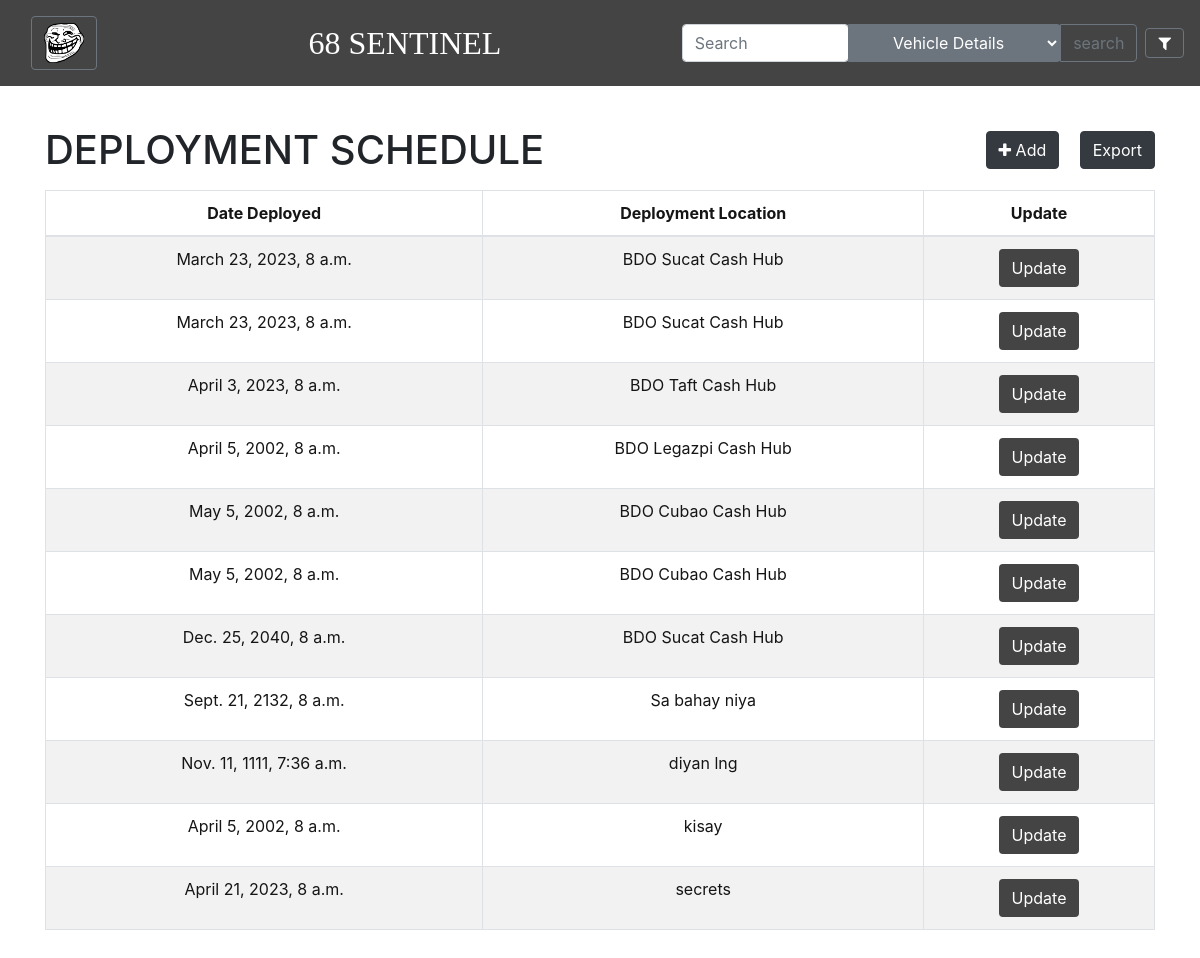
Screenshot of /DeploymentPage with the database file from the repository.
### FMSApp/models.py (models this page shows, shortened)
class InputDeploymentSched(models.Model):
    PlateNumber = models.ForeignKey(
        InputVDetail, on_delete=models.CASCADE, blank=True, null=True)
    Date = models.DateTimeField(default=now)
    DeploymentLocation = models.CharField(max_length=100)
    objects = models.Manager()

### FMSApp/views.py (the view)
# urls.py: path('DeploymentPage', views.DeploymentPage, name='DeploymentPage'),
def DeploymentPage(request):
    deployments = InputDeploymentSched.objects.all()
    return render(request, "FMSApp/DeploymentPage.html", {"deployments": deployments})

### FMSApp/templates/FMSApp/DeploymentPage.html
{% extends "FMSApp/base.html" %}
{% load static %}
{% block content %}
<div class="container py-4">
    <div class="d-flex justify-content-between align-items-center mb-3">
        <h1 class="text-center mb-0">DEPLOYMENT SCHEDULE</h1>
        <div>
            <a class="btn btn-dark mr-3" href="{% url 'Input_Deployment' %}">
                <i class="fa fa-plus"></i> Add
            </a>
            <a class="btn btn-dark" style="color:white" href="{% url 'exportDeployment' %}"> Export </a>
        </div>
    </div>
    <table class="table table-bordered table-striped table-hover text-center" style="color:rgb(21, 21, 21);">
        <thead>
            <tr>
                <th>Date Deployed</th>
                <th>Deployment Location</th>
                <th>Update</th>
            </tr>
        </thead>
        <tbody>
            {% for deployment in deployments %}
            <tr>
                <td>{{ deployment.Date }}</td>
                <td>{{ deployment.DeploymentLocation }}</td>
                <td><a class ="btn" style="background-color: #444444;color: white;" href="{% url 'Update_Deployment' pk=deployment.pk %}">Update</a></td>
            </tr>
            {% endfor %}
        </tbody>
    </table>
</div>
{% endblock %}

### rows the page displays
InputDeploymentSched: Date "March 23, 2023, 8 a.m.", DeploymentLocation "BDO Sucat Cash Hub"
InputDeploymentSched: Date "March 23, 2023, 8 a.m.", DeploymentLocation "BDO Sucat Cash Hub"
InputDeploymentSched: Date "April 3, 2023, 8 a.m.", DeploymentLocation "BDO Taft Cash Hub"
InputDeploymentSched: Date "April 5, 2002, 8 a.m.", DeploymentLocation "BDO Legazpi Cash Hub"
InputDeploymentSched: Date "May 5, 2002, 8 a.m.", DeploymentLocation "BDO Cubao Cash Hub"
InputDeploymentSched: Date "May 5, 2002, 8 a.m.", DeploymentLocation "BDO Cubao Cash Hub"
InputDeploymentSched: Date "Dec. 25, 2040, 8 a.m.", DeploymentLocation "BDO Sucat Cash Hub"
InputDeploymentSched: Date "Sept. 21, 2132, 8 a.m.", DeploymentLocation "Sa bahay niya"
InputDeploymentSched: Date "Nov. 11, 1111, 7:36 a.m.", DeploymentLocation "diyan lng"
InputDeploymentSched: Date "April 5, 2002, 8 a.m.", DeploymentLocation "kisay"
InputDeploymentSched: Date "April 21, 2023, 8 a.m.", DeploymentLocation "secrets"
